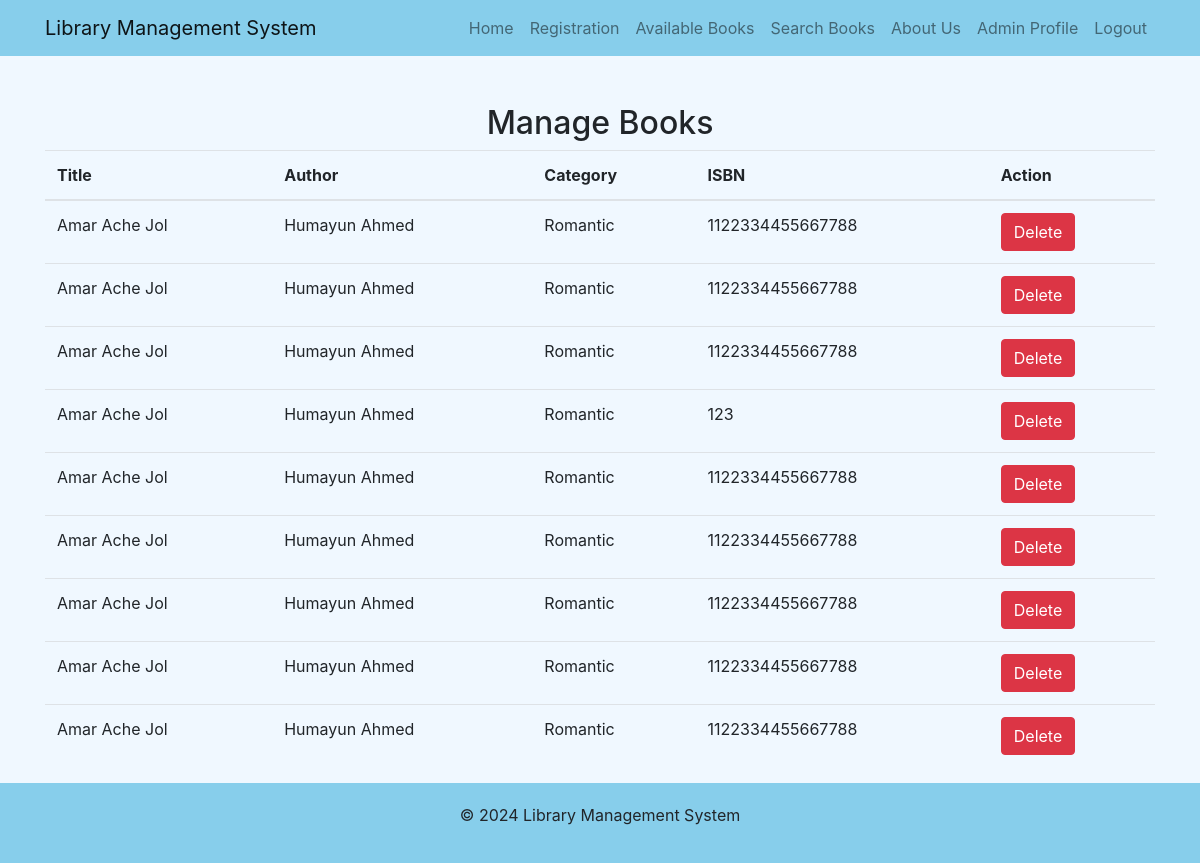
Screenshot of /ManageBook.php (signed in) with the database file from the repository.
### tables this page shows
CREATE TABLE `books` (
  `id` int(11) NOT NULL,
  `title` varchar(255) NOT NULL,
  `author` varchar(255) NOT NULL,
  `category` varchar(100) NOT NULL,
  `isbn` varchar(50) NOT NULL
);

### ManageBook.php (the view, shortened to what this page needs)
<?php
$servername = "localhost";
$username = "root";
$password = "";
$dbname = "lms_db";
$conn = new mysqli($servername, $username, $password, $dbname);
$select_query = "SELECT * FROM books";
$result = $conn->query($select_query);
?>
<!DOCTYPE html>
<html lang="en">
<head>
    <link rel="stylesheet" href="https://stackpath.bootstrapcdn.com/bootstrap/4.5.2/css/bootstrap.min.css">
</head>
<body>
<nav class="navbar navbar-expand-lg navbar-light">
    <div class="container">
        <a class="navbar-brand" href="#">Library Management System</a>
        <div class="collapse navbar-collapse" id="navbarNav">
            <ul class="navbar-nav ml-auto">
                <li class="nav-item">
                    <a class="nav-link" href="Home.php">Home</a>
                </li>
                <li class="nav-item">
                    <a class="nav-link" href="registration.php">Registration</a>
                </li>
                <li class="nav-item">
                    <a class="nav-link" href="AvailableBooks.php">Available Books</a>
                </li>
                <li class="nav-item">
                    <a class="nav-link" href="SearchBook.php">Search Books</a>
                </li>
                <li class="nav-item">
                    <a class="nav-link" href="aboutus.php">About Us</a>
                </li>
                <li class="nav-item">
                    <a class="nav-link" href="AdminProfile.php">Admin Profile</a>
                </li>
                <li class="nav-item">
                    <a class="nav-link" href="logout.php">Logout</a>
                </li>
            </ul>
        </div>
    </div>
</nav>
<div class="container mt-5">
    <h2><center>Manage Books</center></h2>
    <table class="table">
        <thead>
        <tr>
            <th>Title</th>
            <th>Author</th>
            <th>Category</th>
            <th>ISBN</th>
            <th>Action</th>
        </tr>
        </thead>
        <tbody>
        <?php
        if ($result->num_rows > 0) {
            while ($row = $result->fetch_assoc()) {
                ?>
                <tr>
                    <td><?php echo $row['title']; ?></td>
                    <td><?php echo $row['author']; ?></td>
                    <td><?php echo $row['category']; ?></td>
                    <td><?php echo $row['isbn']; ?></td>
                    <td>
                        <form action="<?php echo htmlspecialchars($_SERVER["PHP_SELF"]); ?>" method="POST">
                            <button type="submit" class="btn btn-danger" name="delete">Delete</button>
                        </form>
                    </td>
                </tr>
                <?php
            }
        } else {
            echo "<tr><td colspan='5'>No books found</td></tr>";
        }
        ?>
        </tbody>
    </table>
</div>
<footer class="footer">
    <div class="container">
        <p>&copy; 2024 Library Management System</p>
    </div>
</footer>
</body>
</html>

### ManageBook.php (style rules this page uses)
body { background-color: #f0f8ff; }
.navbar { background-color: #87ceeb; }
.footer { background-color: #87ceeb; padding: 20px 0; text-align: center; }

### rows the page displays
books: title "Amar Ache Jol", author "Humayun Ahmed", category "Romantic", isbn "1122334455667788"
books: title "Amar Ache Jol", author "Humayun Ahmed", category "Romantic", isbn "1122334455667788"
books: title "Amar Ache Jol", author "Humayun Ahmed", category "Romantic", isbn "1122334455667788"
books: title "Amar Ache Jol", author "Humayun Ahmed", category "Romantic", isbn "123"
books: title "Amar Ache Jol", author "Humayun Ahmed", category "Romantic", isbn "1122334455667788"
books: title "Amar Ache Jol", author "Humayun Ahmed", category "Romantic", isbn "1122334455667788"
books: title "Amar Ache Jol", author "Humayun Ahmed", category "Romantic", isbn "1122334455667788"
books: title "Amar Ache Jol", author "Humayun Ahmed", category "Romantic", isbn "1122334455667788"
books: title "Amar Ache Jol", author "Humayun Ahmed", category "Romantic", isbn "1122334455667788"
